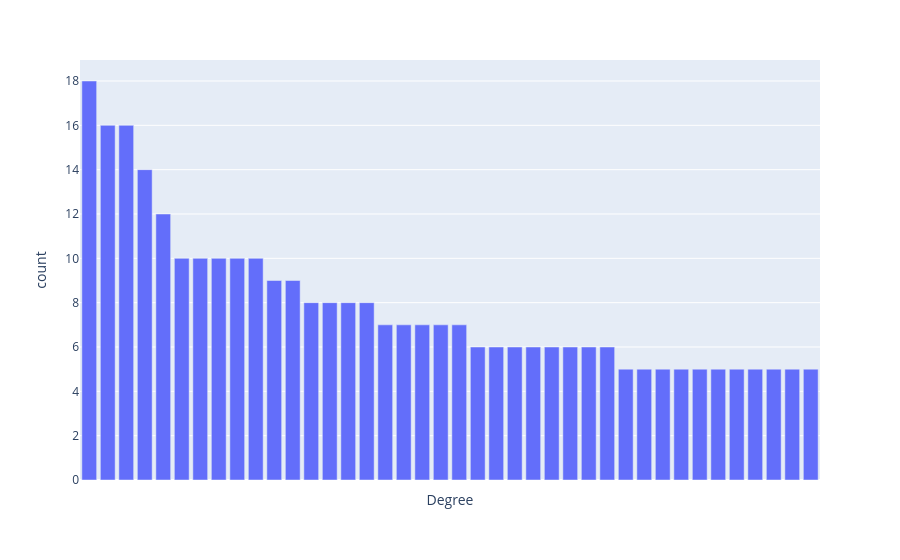

This figure's notebook cell:
### Markdown cell above
## Displaying data

### Code cell
fig = px.bar(sorted_degrees[:40], x="degree", y="count", labels={'degree':'Degree'})
fig.update_xaxes(showticklabels=False) # we hide x labels because it takes too much room. We can see school names by hovering bars
fig.show()

### Figure 1 — Plotly figure (JSON) as saved in the notebook; plotly's stock layout.template omitted (floating-point values rounded to 4 significant figures)
{"data": [{"alignmentgroup": "True", "hovertemplate": "Degree=%{x}<br>count=%{y}<extra></extra>", "legendgroup": "", "marker": {"color": "#636efa", "pattern": {"shape": ""}}, "name": "", "offsetgroup": "", "orientation": "v", "showlegend": false, "textposition": "auto", "type": "bar", "x": ["Bachelor's degree, Mathematics", "Doctor of Philosophy - PhD, Applied Mathematics", "Master's degree, Applied Mathematics", "Engineer's degree, Applied Mathematics", "High School", "Master's degree, Financial Engineering", "Master of Science - MS, Financial Mathematics", "Doctor of Philosophy - PhD, Mathematics", "Master of Science - MS", "High School Diploma", "Diplôme d'ingénieur", "Bachelor's degree, Physics", "Diplôme d'ingénieur, Mathématiques appliquées", "MMath, Mathematics", "Master's degree, Mathematics", "Baccalauréat scientifique", "Doctor of Philosophy (Ph.D.), Applied Mathematics", "Bachelor's degree, Economics", "Master of Science - MS, Applied Mathematics", "Mathematics", "Baccalauréat, Mathématiques", "PhD, Physics", "Master's degree, Data Science", "Doctor of Philosophy - PhD, Computer Science", "Classes préparatoires aux grandes écoles (CPGE)", "Master of Science - MS, Financial Engineering", "Bachelor’s Degree, Mathematics", "Master's degree", "BS, Physics", "Bachelor's degree", "Master's degree, Physics", "PhD, Mathematics", "Master's degree, Quantitative Finance", "Engineer's degree", "Master's degree, Financial Mathematics", "Bachelor's degree, Mathematics and Computer Science", "Bachelor's degree, Computer Science", "Doctor of Philosophy (PhD), Mathematics", "Master 1 (M1), Mathématiques appliquées", "Bachelor of Science - BS, Mathematics"], "xaxis": "x", "y": [18, 16, 16, 14, 12, 10, 10, 10, 10, 10, 9, 9, 8, 8, 8, 8, 7, 7, 7, 7, 7, 6, 6, 6, 6, 6, 6, 6, 6, 5, 5, 5, 5, 5, 5, 5, 5, 5, 5, 5], "yaxis": "y"}], "layout": {"barmode": "relative", "legend": {"tracegroupgap": 0}, "margin": {"t": 60}, "xaxis": {"anchor": "y", "domain": [0, 1], "showticklabels": false, "title": {"text": "Degree"}}, "yaxis": {"anchor": "x", "domain": [0, 1], "title": {"text": "count"}}}}
